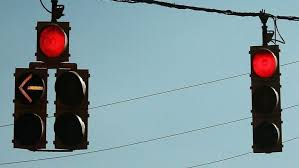
#> input picture image3.jpeg, 299 x 168 px
$ python traffic1.py
#> lines starting #> are read from the running program, lines starting #| are printed output that depends on the picture; after the words box and inside, x2 and y2 are one past the last pixel; in counts of white or black regions, pixels touching at a corner belong together
import cv2
import numpy as np
import matplotlib.pyplot as plt

# Load an image (replace 'your_image.jpg' with your actual image file)
image_path = 'image3.jpeg'
image = cv2.imread(image_path)
#> image is the input picture: shape (168, 299, 3); mean B, G, R 152, 145.6, 123.1

# Convert to HSV color space
hsv = cv2.cvtColor(image, cv2.COLOR_BGR2HSV)
#> hsv: shape (168, 299, 3); mean H, S, V 86.2, 77, 157.6

# Define the yellow color range (for traffic lights)
lower_yellow = np.array([20, 0, 0])
upper_yellow = np.array([40, 255, 255])

# Create a mask for yellow regions
mask = cv2.inRange(hsv, lower_yellow, upper_yellow)
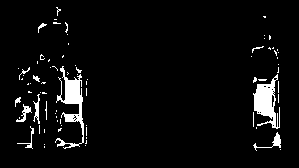
#> mask: shape (168, 299); 4.8% white; 77 white regions (65 under 20 px), largest, box (x1, y1, x2, y2) and area: (55, 66, 84, 149) 814, (253, 74, 280, 129) 745, (253, 132, 281, 151) 115

# Apply median blur to reduce noise
blurred_mask = cv2.medianBlur(mask, 5)
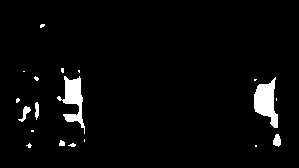
#> blurred_mask: shape (168, 299); 3.4% white; 19 white regions (12 under 20 px)

# Find contours in the blurred mask
contours, _ = cv2.findContours(blurred_mask, cv2.RETR_EXTERNAL, cv2.CHAIN_APPROX_SIMPLE)
#> contours = 19 contours, 14 with area under 20; largest, box (x1, y1, x2, y2) and area: (254, 77, 278, 128) 647, (57, 76, 85, 134) 558, (273, 134, 281, 147) 60, (18, 106, 31, 122) 56, (35, 102, 39, 120) 38

# Draw rectangles around detected traffic lights
for contour in contours:
    x, y, w, h = cv2.boundingRect(contour)
    cv2.rectangle(image, (x, y), (x + w, y + h), (0, 255, 0), 2)
#> this loop made 19 passes
#> (x, y, w, h) on passes 2, 3, 4, 6, 8, 9, 11, 13, 14, 15, 18, 19: (68, 143, 8, 4), (26, 143, 6, 5), (59, 140, 6, 6), (273, 134, 8, 13), (18, 106, 13, 16), (35, 102, 4, 18), (16, 98, 4, 5), (254, 77, 24, 51), (57, 76, 28, 58), (34, 76, 5, 5), (61, 68, 3, 5), (40, 24, 5, 4)
#> (contour, x, y, w, h) on passes 1, 5, 7, 10, 12, 16: ([[255, 145], [255, 146], [256, 146], [256, 145]], 255, 145, 2, 2), ([[84, 139], [84, 141]], 84, 139, 1, 3), ([[31, 130], [31, 131], [33, 131], [33, 130]], 31, 130, 3, 2), ([[276, 98], [276, 100]], 276, 98, 1, 3), ([[254, 79], [254, 80], [255, 80], [256, 79]], 254, 79, 3, 2), ([[23, 71], [24, 71]], 23, 71, 2, 1)
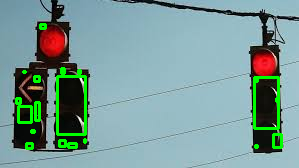
#> image: shape (168, 299, 3); 3.79% of pixels changed, all inside (x1, y1, x2, y2) = (15, 23, 283, 150)

# Now let's detect poles (vertical lines)
gray_image = cv2.cvtColor(image, cv2.COLOR_BGR2GRAY)
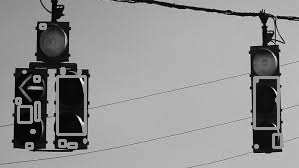
#> gray_image: shape (168, 299); min 0, max 254, mean 144.5
edges = cv2.Canny(gray_image, 50, 150)
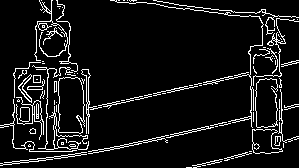
#> edges: shape (168, 299); 8.5% white in thin lines or dots
lines = cv2.HoughLinesP(edges, 1, np.pi / 180, threshold=50, minLineLength=50, maxLineGap=10)
#> lines = 24 rows, first 6: [83, 108, 215, 80], [83, 110, 237, 77], [79, 155, 256, 115], [44, 158, 151, 141], [157, 1, 236, 12], [123, 0, 243, 16]

if lines is not None:
    for line in lines:
        x1, y1, x2, y2 = line[0]
        cv2.line(image, (x1, y1), (x2, y2), (255, 0, 0), 2)
#> this loop made 24 passes
#> (x1, y1, x2, y2) on passes 1 to 12: (83, 108, 215, 80), (83, 110, 237, 77), (79, 155, 256, 115), (44, 158, 151, 141), (157, 1, 236, 12), (123, 0, 243, 16), (251, 78, 252, 149), (279, 151, 279, 99), (278, 15, 282, 151), (174, 88, 255, 71), (118, 148, 256, 117), (276, 152, 276, 16)
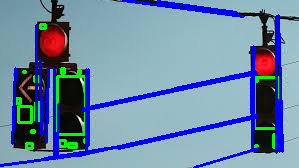
#> image: shape (168, 299, 3); 11.69% of pixels changed, all inside (x1, y1, x2, y2) = (0, 0, 284, 168)

# Display the result
plt.imshow(cv2.cvtColor(image, cv2.COLOR_BGR2RGB))
plt.title("Detected Traffic Lights and Poles")
plt.axis("off")
plt.show()

$ run again, with image5.jpeg copied over image3.jpeg
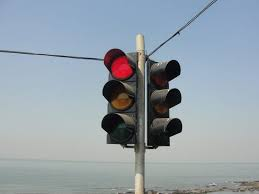
#> input picture image5.jpeg, 259 x 194 px
#> image is the input picture: shape (194, 259, 3); mean B, G, R 168.7, 159.5, 148
#> hsv: shape (194, 259, 3); mean H, S, V 88.3, 41.7, 172
#> `mask = cv2.inRange(hsv, lower_yellow, upper_yellow)`:
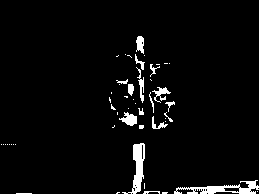
#> mask: shape (194, 259); 3.8% white; 50 white regions (34 under 20 px), largest, box (x1, y1, x2, y2) and area: (174, 180, 259, 194) 491, (122, 143, 145, 194) 449, (119, 112, 137, 126) 144
#> blurred_mask: shape (194, 259); 3% white; 28 white regions (16 under 20 px)
#> contours = 28 contours, 18 with area under 20; largest, box (x1, y1, x2, y2) and area: (131, 143, 144, 194) 380, (188, 185, 227, 194) 190, (236, 181, 259, 194) 151, (121, 113, 137, 126) 116, (136, 36, 144, 52) 78
#> the loop `for contour in contours:` made 28 passes
#> (x, y, w, h) on passes 1, 5, 6, 11, 12, 13, 14, 15: (161, 193, 1, 1), (143, 191, 5, 3), (174, 190, 7, 4), (188, 185, 39, 9), (236, 181, 23, 13), (131, 143, 13, 51), (140, 125, 3, 4), (152, 123, 14, 5)
#> edges: shape (194, 259); 5.4% white in thin lines or dots
#> lines = 14 rows, first 6: [1, 50, 167, 64], [6, 52, 114, 61], [143, 175, 144, 101], [115, 80, 211, 2], [96, 161, 199, 162], [137, 88, 139, 151]
#> the loop `for line in lines:` made 14 passes
#> after the loop `for line in lines:`:
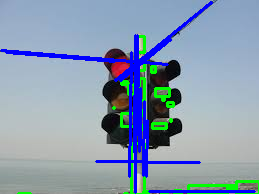
#> image: shape (194, 259, 3); mean B, G, R 175.7, 155.7, 137.1
